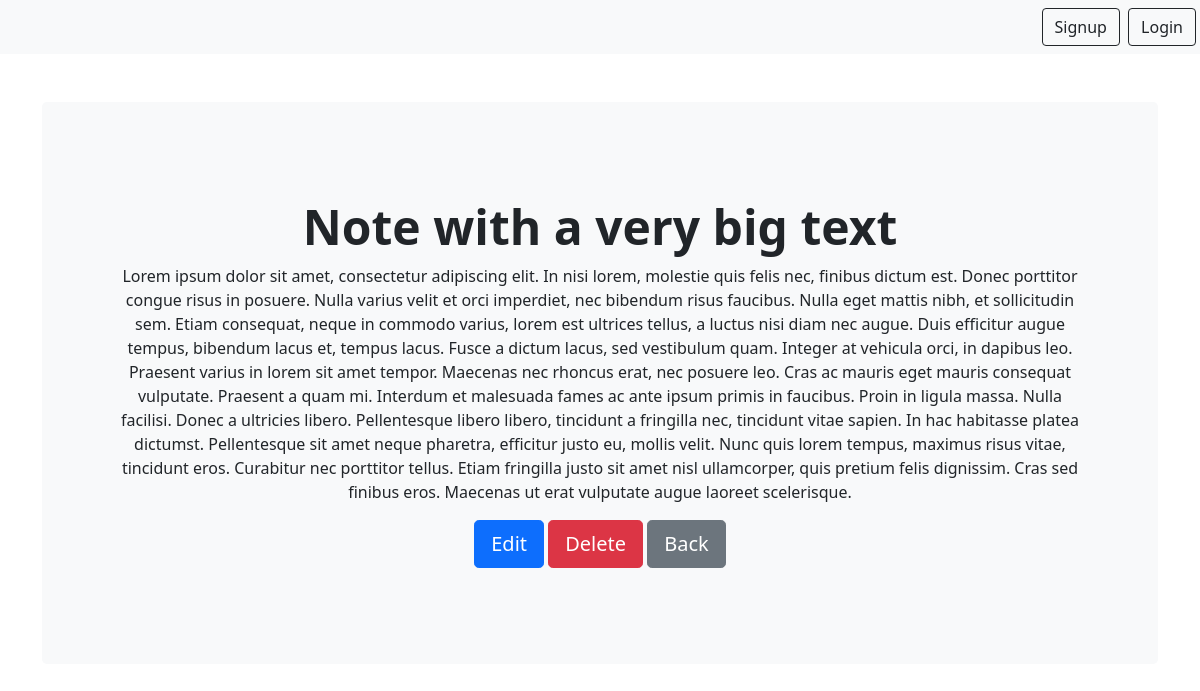
Before: /notes/3 with the older database file.
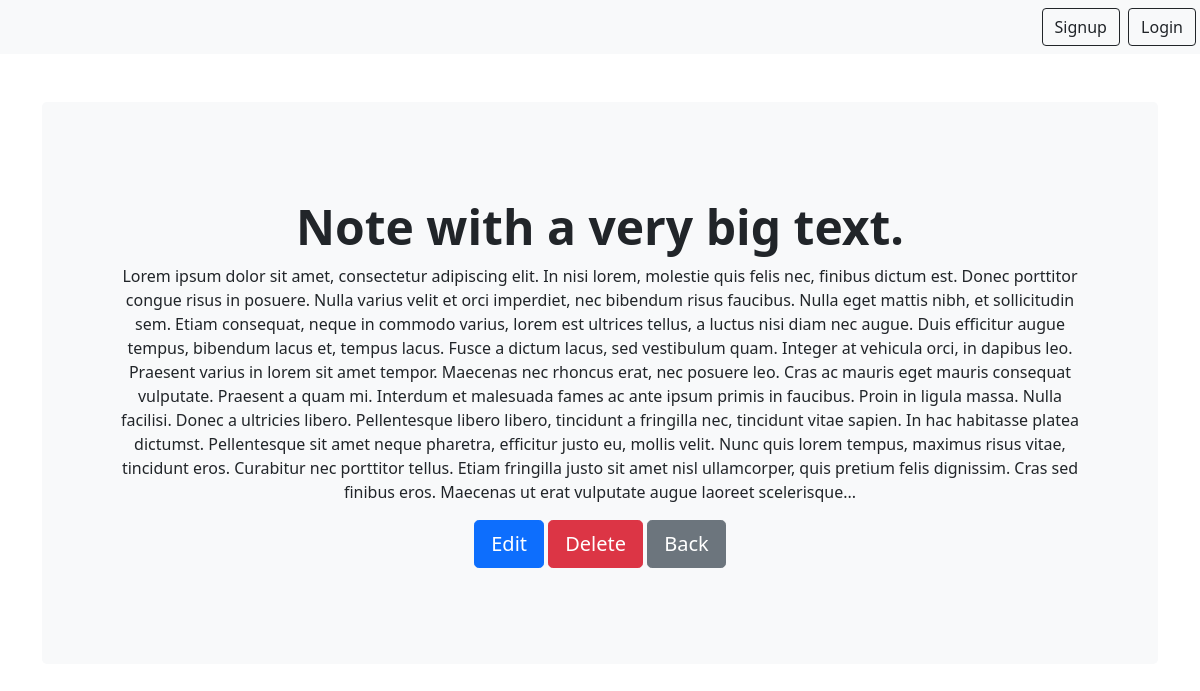
After: the same page with the newer database file.
### notes/models.py (models this page shows)
class Note(models.Model):
    title = models.CharField(max_length=200)
    text = models.TextField()
    created = models.DateTimeField(auto_now_add=True)
    user = models.ForeignKey(User, on_delete=models.CASCADE, related_name="notes")

### notes/views.py (the view)
# urls.py: path('notes/<int:pk>', views.NoteDetailView.as_view(), name='notes.detail'),
class NoteDetailView(DetailView):
    model = Note
    context_object_name = "note"
    template_name = "notes/note_detail.html"

### notes/templates/notes/note_detail.html
{% extends "base.html" %}
{% block content %}
<div class="p-5 mb-4 bg-light rounded-3">
      <div class="container-fluid py-5">
        <h1 class="display-5 fw-bold">{{ note.title }}</h1>
        <p class="modal-body py-0">{{ note.text }}</p>
        <a href="{% url 'notes.update' pk=note.id %}" class="btn btn-primary btn-lg">Edit</a>
          <a href="{% url 'notes.delete' pk=note.id %}" class="btn btn-danger btn-lg" type="button">Delete</a>
        <a href="{% url 'notes.list' %}" class="btn btn-secondary btn-lg">Back</a>
      </div>
    </div>
{% endblock %}

Changed rows visible on the page:
changed Note: title "Note with a very big text" → "Note with a very big text."; text "…erat vulputate augue laoreet scelerisque." → "…erat vulputate augue laoreet scelerisque..."
